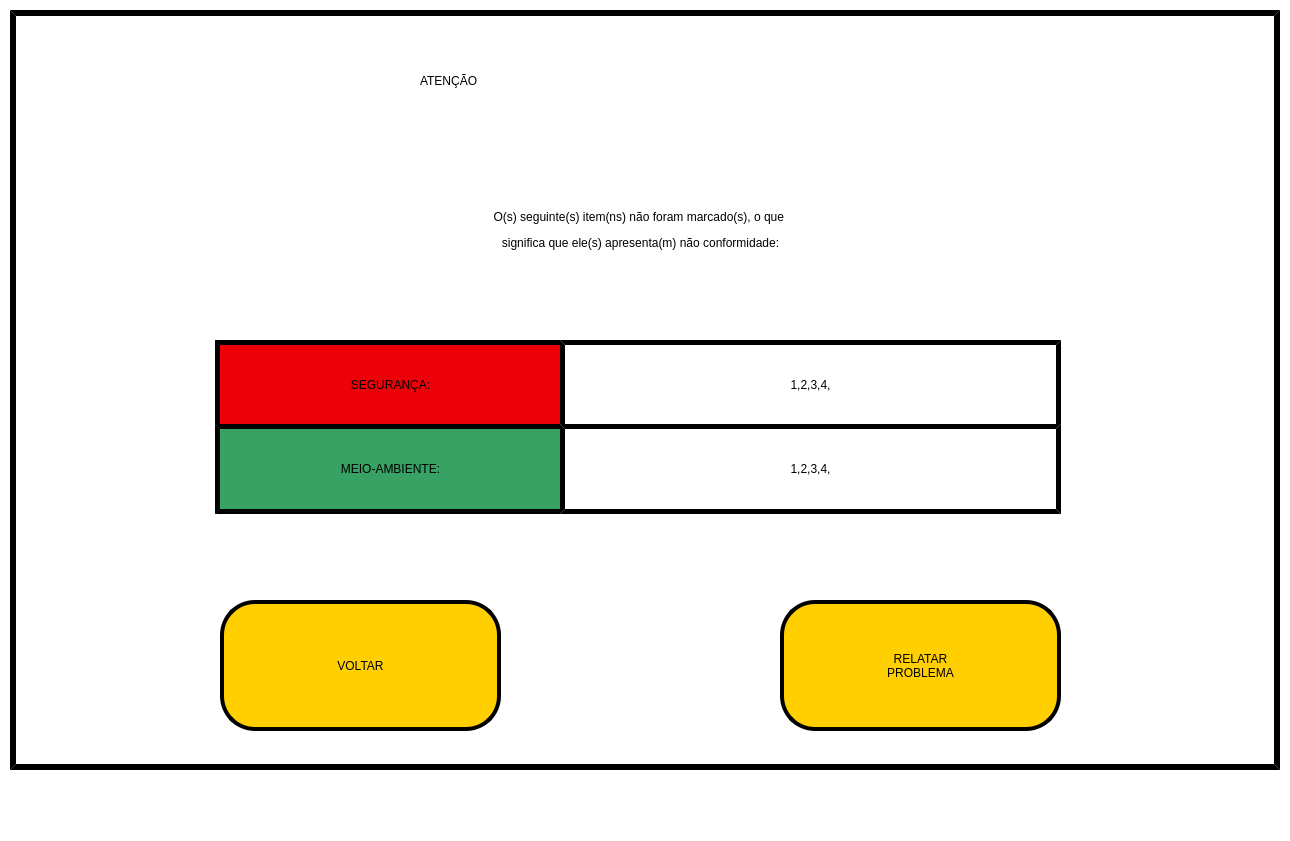
<?xml version="1.0" encoding="UTF-8"?>
<ui version="4.0">
 <class>Aviso_Liberacao</class>
 <widget class="QMainWindow" name="Aviso_Liberacao">
  <property name="geometry">
   <rect>
    <x>0</x>
    <y>0</y>
    <width>1290</width>
    <height>841</height>
   </rect>
  </property>
  <property name="minimumSize">
   <size>
    <width>1290</width>
    <height>841</height>
   </size>
  </property>
  <property name="maximumSize">
   <size>
    <width>1290</width>
    <height>841</height>
   </size>
  </property>
  <property name="windowTitle">
   <string>MainWindow</string>
  </property>
  <property name="styleSheet">
   <string notr="true">background-color: rgb(255, 255, 255);</string>
  </property>
  <widget class="QWidget" name="centralwidget">
   <widget class="QLabel" name="Label_Borda">
    <property name="geometry">
     <rect>
      <x>0</x>
      <y>783</y>
      <width>1290</width>
      <height>18</height>
     </rect>
    </property>
    <property name="text">
     <string/>
    </property>
    <property name="pixmap">
     <pixmap>Imagens/Borda.png</pixmap>
    </property>
    <property name="scaledContents">
     <bool>true</bool>
    </property>
   </widget>
   <widget class="QFrame" name="frame">
    <property name="geometry">
     <rect>
      <x>10</x>
      <y>10</y>
      <width>1270</width>
      <height>760</height>
     </rect>
    </property>
    <property name="styleSheet">
     <string notr="true">background-color: rgb(255, 255, 255);
border-style: outset;




border-color: rgb(0, 0, 0);
border-width:6px;
</string>
    </property>
    <property name="frameShape">
     <enum>QFrame::StyledPanel</enum>
    </property>
    <property name="frameShadow">
     <enum>QFrame::Raised</enum>
    </property>
    <widget class="QLabel" name="label_Atencao">
     <property name="geometry">
      <rect>
       <x>410</x>
       <y>10</y>
       <width>451</width>
       <height>121</height>
      </rect>
     </property>
     <property name="styleSheet">
      <string notr="true">border-style: outset;




border-color: rgb(0, 0, 0);
border-width:0px;

font: 75 65pt &quot;Bosch Sans Bold&quot;;</string>
     </property>
     <property name="text">
      <string>ATENÇÃO</string>
     </property>
    </widget>
    <widget class="QPushButton" name="botao_relatar_problema">
     <property name="geometry">
      <rect>
       <x>770</x>
       <y>590</y>
       <width>281</width>
       <height>131</height>
      </rect>
     </property>
     <property name="styleSheet">
      <string notr="true">background-color: rgb(255, 207, 0);
border-style: outset;
border-radius: 35px;



border-color: rgb(0, 0, 0);
border-width:4px;

font: 75 30pt &quot;Bosch Sans Bold&quot;;</string>
     </property>
     <property name="text">
      <string>RELATAR
PROBLEMA</string>
     </property>
    </widget>
    <widget class="QLabel" name="label_texto">
     <property name="geometry">
      <rect>
       <x>10</x>
       <y>110</y>
       <width>1241</width>
       <height>221</height>
      </rect>
     </property>
     <property name="styleSheet">
      <string notr="true">border-style: outset;




border-color: rgb(0, 0, 0);
border-width:0px;

font: 75 34pt &quot;Bosch Sans Bold&quot;;</string>
     </property>
     <property name="text">
      <string>&lt;html&gt;&lt;head/&gt;&lt;body&gt;&lt;p align=&quot;center&quot;&gt;O(s) seguinte(s) item(ns) não foram marcado(s), o que &lt;/p&gt;&lt;p align=&quot;center&quot;&gt;significa que ele(s) apresenta(m) não conformidade:&lt;/p&gt;&lt;/body&gt;&lt;/html&gt;</string>
     </property>
    </widget>
    <widget class="QPushButton" name="botao_voltar">
     <property name="geometry">
      <rect>
       <x>210</x>
       <y>590</y>
       <width>281</width>
       <height>131</height>
      </rect>
     </property>
     <property name="styleSheet">
      <string notr="true">background-color: rgb(255, 207, 0);
border-style: outset;
border-radius: 35px;



border-color: rgb(0, 0, 0);
border-width:4px;

font: 75 35pt &quot;Bosch Sans Bold&quot;;</string>
     </property>
     <property name="text">
      <string>VOLTAR</string>
     </property>
    </widget>
    <widget class="QLabel" name="label_seguranca">
     <property name="geometry">
      <rect>
       <x>205</x>
       <y>330</y>
       <width>351</width>
       <height>90</height>
      </rect>
     </property>
     <property name="styleSheet">
      <string notr="true">border-style: outset;
background-color: rgb(237, 0, 7);



border-color: rgb(0, 0, 0);
border-width:5px;

font: 75 30pt &quot;Bosch Sans Bold&quot;;</string>
     </property>
     <property name="text">
      <string>SEGURANÇA:</string>
     </property>
     <property name="alignment">
      <set>Qt::AlignCenter</set>
     </property>
    </widget>
    <widget class="QLabel" name="label_itens_seguranca">
     <property name="geometry">
      <rect>
       <x>550</x>
       <y>330</y>
       <width>501</width>
       <height>90</height>
      </rect>
     </property>
     <property name="styleSheet">
      <string notr="true">border-style: outset;




border-color: rgb(0, 0, 0);
border-width:5px;

font: 75 25pt &quot;Bosch Sans Bold&quot;;</string>
     </property>
     <property name="text">
      <string>1,2,3,4,</string>
     </property>
     <property name="alignment">
      <set>Qt::AlignCenter</set>
     </property>
    </widget>
    <widget class="QLabel" name="label_meio_ambiente">
     <property name="geometry">
      <rect>
       <x>205</x>
       <y>414</y>
       <width>351</width>
       <height>90</height>
      </rect>
     </property>
     <property name="styleSheet">
      <string notr="true">border-style: outset;
background-color: rgb(55, 162, 100);



border-color: rgb(0, 0, 0);
border-width:5px;

font: 75 28pt &quot;Bosch Sans Bold&quot;;</string>
     </property>
     <property name="text">
      <string>MEIO-AMBIENTE:</string>
     </property>
     <property name="alignment">
      <set>Qt::AlignCenter</set>
     </property>
    </widget>
    <widget class="QLabel" name="label_itens_meio_ambiente">
     <property name="geometry">
      <rect>
       <x>550</x>
       <y>414</y>
       <width>501</width>
       <height>90</height>
      </rect>
     </property>
     <property name="styleSheet">
      <string notr="true">border-style: outset;




border-color: rgb(0, 0, 0);
border-width:5px;

font: 75 25pt &quot;Bosch Sans Bold&quot;;</string>
     </property>
     <property name="text">
      <string>1,2,3,4,</string>
     </property>
     <property name="alignment">
      <set>Qt::AlignCenter</set>
     </property>
    </widget>
    <zorder>label_Atencao</zorder>
    <zorder>label_texto</zorder>
    <zorder>botao_voltar</zorder>
    <zorder>botao_relatar_problema</zorder>
    <zorder>label_seguranca</zorder>
    <zorder>label_itens_seguranca</zorder>
    <zorder>label_meio_ambiente</zorder>
    <zorder>label_itens_meio_ambiente</zorder>
   </widget>
  </widget>
  <widget class="QMenuBar" name="menubar">
   <property name="geometry">
    <rect>
     <x>0</x>
     <y>0</y>
     <width>1290</width>
     <height>21</height>
    </rect>
   </property>
  </widget>
  <widget class="QStatusBar" name="statusbar"/>
 </widget>
 <resources/>
 <connections/>
</ui>
